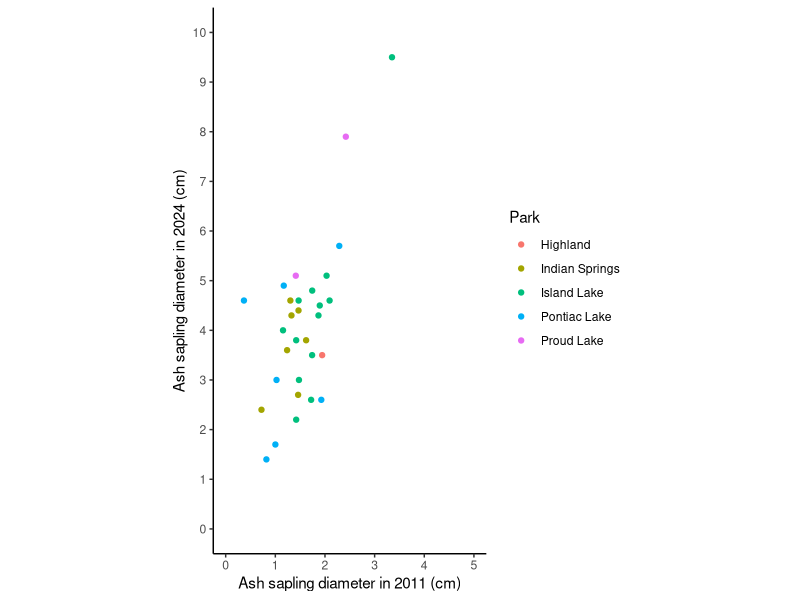

Reproduce this figure in R.
# 10/1/2024
# Aaron Tayal
# I'm trying to make a graph of the growth rates of ash saplings

library(ggplot2)
library(dplyr)

tagged_ash <- read.csv("Raw_data/Matching_tagged_ash_to_2011.csv")
which(tagged_ash$diameter_at_breast_height_2011 == ".") # It seems this sapling
# was only barely taller than breast height, and so diameter at breast height
# was not measured. I'll replace it with a NA:
tagged_ash[36, "diameter_at_breast_height_2011"] <- NA
tagged_ash$diameter_at_breast_height_2011 <- as.numeric(tagged_ash$diameter_at_breast_height_2011)

# Because I think the diameter was measured in millimeters, I need to divide
# the 2011 number by 10 to get cm:
tagged_ash$diameter_at_breast_height_2011_in_cm <- tagged_ash$diameter_at_breast_height_2011 / 10

# Now graph the relationship between DBH in 2011 and DBH in 2024, 13 years later:
ggplot(data=tagged_ash, mapping=aes(x=diameter_at_breast_height_2011_in_cm,
                                    y=diameter_at_137_cm_in_cm,
                                    color=Park)) +
  geom_point()+
  xlab("Ash sapling diameter in 2011 (cm)")+
  ylab("Ash sapling diameter in 2024 (cm)")+
  scale_x_continuous(breaks=seq(0,11, by=1), limits=c(0,5))+
  
  scale_y_continuous(breaks=seq(0,11, by=1), limits=c(0,10))+
  
  coord_fixed()+
  theme_classic()

tagged_ash$change_in_diameter <- tagged_ash$diameter_at_137_cm_in_cm - tagged_ash$diameter_at_breast_height_2011_in_cm

# Now make a graph of the 




